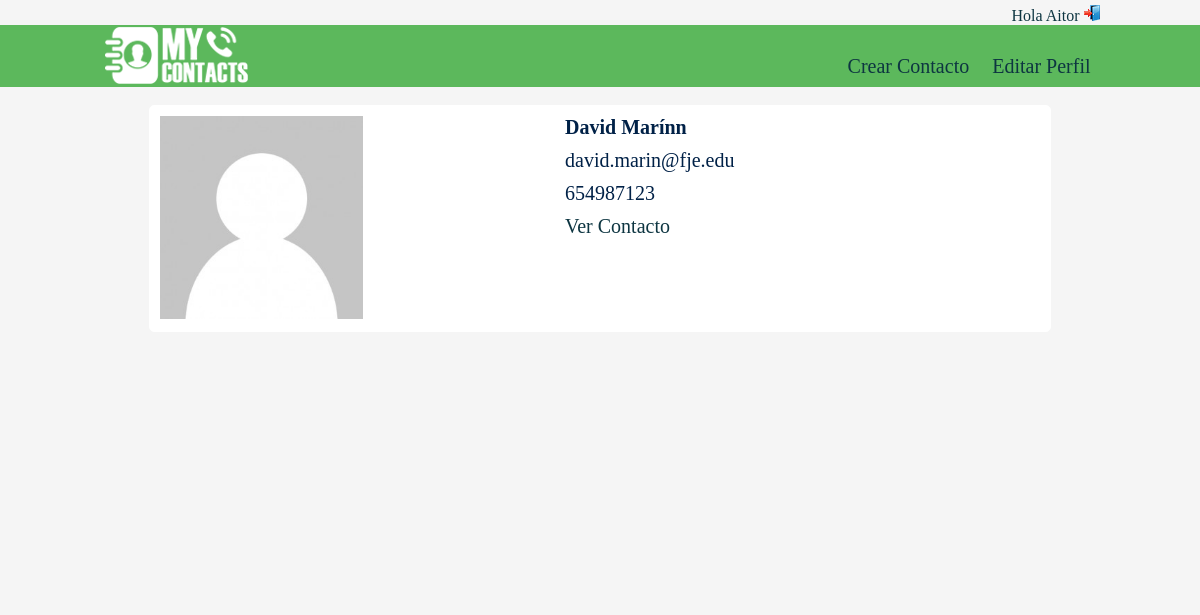
The app's page /principal.php (signed in) with its own data.
### tables this page shows
CREATE TABLE IF NOT EXISTS `tbl_contactos` (
`id_contacto` int(11) NOT NULL,
  `nombre_cont` varchar(20) NOT NULL,
  `apellido_cont` varchar(35) NOT NULL,
  `mail_cont` varchar(50) NOT NULL,
  `tel_cont` int(9) NOT NULL,
  `mobil_cont` int(9) NOT NULL,
  `dir_cont` text NOT NULL,
  `latitud` int(11) NOT NULL,
  `longitud` int(11) NOT NULL,
  `id_ubicacion` int(11) NOT NULL,
  `id_usuario` int(11) NOT NULL,
  `id_tipo_cont` int(11) NOT NULL
);

### principal.php (the view, shortened to what this page needs)
<?php
  include("conexion.proc.php");
$sql_contactos = "SELECT * FROM tbl_contactos WHERE $_SESSION[id] = id_usuario";
?>
<!DOCTYPE html>
<html>
  <head>
      <link rel="stylesheet" type="text/css" href="css/estilo.css" media="screen" />
      <link rel="stylesheet" href="https://maxcdn.bootstrapcdn.com/font-awesome/4.4.0/css/font-awesome.min.css">
  </head>
    <body>
<a name="top">
      <div id="barraNegra">
        <div id="barraLogin">
          <ul id="listaLogin">
            <li id="identificate">Hola <?php echo $_SESSION['nombre']?> </li>
            <li><a href="salir.php"><img src="img/exit.png" alt="Salir" title="Salir" /></a></li>
          </ul>
        </div>
      </div>
      <header>
        <section id="cabecera">
          <figure>
            <a href="principal.php"><img src="img/logoMyContacts.png"/></a>
          </figure>
          <nav>
            <ul>
              <a href='crearcontacto.php'><li>Crear Contacto</li></a>
              <a href='modificarperfil.php'><li>Editar Perfil</li></a>
            </ul>
          </nav>
        </section>
      </header>
      <main>
          <section id="centro">
            <?php
              $datos = mysqli_query($con,$sql_contactos);
              if(mysqli_num_rows($datos)!=0){
                while ($mostrar = mysqli_fetch_array($datos)) {
            ?>
             <div id="divMaterial"><br/>
                <form id="formMaterial" action="php/reservar.php" method="get">
                  <div id="formQuery">
                    <div id="formQueryFoto">
                      <p><img class ="fotoMini" src="img/contactos/avatar.png" alt="" title"" /></p>
                    </div>
                    <div id="formQueryTexto">
                      <p id="formTituloMaterial"><?php echo utf8_encode($mostrar['nombre_cont']);?> <?php echo utf8_encode($mostrar['apellido_cont']); ?><p>
                      <p><?php echo utf8_encode($mostrar['mail_cont']); ?><p>
                      <p><?php echo utf8_encode($mostrar['mobil_cont']); ?><p>
                      <p><a href='contacto.php' <?php $_SESSION['id_contacto']='id_contacto'?>>Ver Contacto</a><p>
                    </div>
                  </div><br/>
                </form>
              </div><br/>
            <?php
              }
              }else{
                echo "No hay datos";
              }
            ?>
          </section>
        </main>
    </body>
</html>

### css/estilo.css (style rules this page uses)
* { margin: 0; padding: 0; }
body { background-color: #f5f5f5; }
a { text-decoration: none; color: #0d3541; }
#barraNegra { background-color: #f5f5f5; width: 100%; height: 25px; min-width: 999px; }
#barraLogin { margin: 0 auto; position: relative; width: 999px; }
#listaLogin { float: right; padding-top: 5px; text-decoration: none; }
#listaLogin li { display: inline; color: #0d3541; }
#listaLogin li a { color: #0d3541; text-decoration: none; }
header { text-align: center; background-color: #5cb85c; width: 100%; height: 62px; position: relative; }
section { position: relative; margin: 0 auto; width: 999px; height: 62px; background-color: #5cb85c; }
figure { position: relative; float: left; width: 25%; height: 62px; }
figure img { position: relative; float: left; }
nav { position: relative; float: right; width: 75%; height: 62px; }
nav ul { color: white; text-align: right; text-decoration: none; padding-top: 30px; font-size: 20px; }
nav ul li { display: inline; text-align: right; padding-right: 9px; padding-left: 9px; }
main { margin: 0 auto; width: 100%; height: 500px; }
#centro { background-color: #f5f5f5; background-repeat: no-repeat; background-position: center center; width: 100%; height: 500px; margin: 0 auto; }
form p { color: white; font-size: 20px; margin-bottom: 10px; }
#divMaterial { margin: 0 auto; width: 999px; }
#formMaterial { background-color: white; width: 900px; height: 225px; margin: 0 auto; border: 1px solid white; border-radius: 5px; }
#formQuery { padding: 10px; width: 90%; height: 200px; }
.fotoMini { width: 50%; }
#formQueryFoto { float: left; width: 50%; }
#formQueryTexto { float: left; width: 50% }
#formQueryTexto p { color: #002147; }
#formTituloMaterial { font-weight: bold; }

### records on screen
tbl_contactos: nombre_cont "David", apellido_cont "Marín­n", mail_cont "david.marin@fje.edu", mobil_cont "654987123"

### other values on screen
$_SESSION['nombre'] "Aitor"
